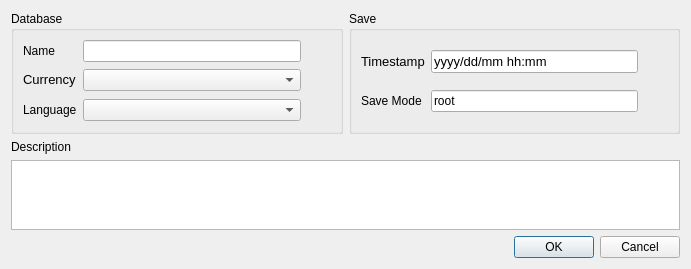
<?xml version="1.0" encoding="UTF-8"?>
<ui version="4.0">
 <class>W_Database_Creator</class>
 <widget class="QDialog" name="W_Database_Creator">
  <property name="geometry">
   <rect>
    <x>0</x>
    <y>0</y>
    <width>691</width>
    <height>268</height>
   </rect>
  </property>
  <property name="windowTitle">
   <string>Dialog</string>
  </property>
  <layout class="QGridLayout" name="gridLayout">
   <item row="0" column="0">
    <widget class="QGroupBox" name="groupBox">
     <property name="title">
      <string>Database</string>
     </property>
     <layout class="QGridLayout" name="gridLayout_2">
      <item row="1" column="0">
       <widget class="QLabel" name="label_2">
        <property name="sizePolicy">
         <sizepolicy hsizetype="Maximum" vsizetype="Maximum">
          <horstretch>0</horstretch>
          <verstretch>0</verstretch>
         </sizepolicy>
        </property>
        <property name="font">
         <font>
          <pointsize>10</pointsize>
         </font>
        </property>
        <property name="text">
         <string>Currency</string>
        </property>
       </widget>
      </item>
      <item row="1" column="2">
       <widget class="QLabel" name="label_5">
        <property name="sizePolicy">
         <sizepolicy hsizetype="Maximum" vsizetype="Preferred">
          <horstretch>0</horstretch>
          <verstretch>0</verstretch>
         </sizepolicy>
        </property>
        <property name="minimumSize">
         <size>
          <width>24</width>
          <height>24</height>
         </size>
        </property>
        <property name="maximumSize">
         <size>
          <width>24</width>
          <height>24</height>
         </size>
        </property>
        <property name="text">
         <string/>
        </property>
        <property name="pixmap">
         <pixmap resource="../resources/icons.qrc">:/assets/franc.svg</pixmap>
        </property>
        <property name="scaledContents">
         <bool>true</bool>
        </property>
        <property name="alignment">
         <set>Qt::AlignmentFlag::AlignCenter</set>
        </property>
       </widget>
      </item>
      <item row="1" column="1">
       <widget class="QComboBox" name="cb_currency">
        <property name="sizePolicy">
         <sizepolicy hsizetype="Minimum" vsizetype="Fixed">
          <horstretch>0</horstretch>
          <verstretch>0</verstretch>
         </sizepolicy>
        </property>
       </widget>
      </item>
      <item row="0" column="0">
       <widget class="QLabel" name="label_6">
        <property name="text">
         <string>Name</string>
        </property>
       </widget>
      </item>
      <item row="0" column="1">
       <widget class="QLineEdit" name="le_name"/>
      </item>
      <item row="2" column="1">
       <widget class="QComboBox" name="cb_language"/>
      </item>
      <item row="2" column="0">
       <widget class="QLabel" name="label_9">
        <property name="text">
         <string>Language</string>
        </property>
       </widget>
      </item>
      <item row="2" column="2">
       <widget class="QLabel" name="label_10">
        <property name="sizePolicy">
         <sizepolicy hsizetype="Maximum" vsizetype="Preferred">
          <horstretch>0</horstretch>
          <verstretch>0</verstretch>
         </sizepolicy>
        </property>
        <property name="minimumSize">
         <size>
          <width>24</width>
          <height>24</height>
         </size>
        </property>
        <property name="maximumSize">
         <size>
          <width>24</width>
          <height>24</height>
         </size>
        </property>
        <property name="text">
         <string/>
        </property>
        <property name="pixmap">
         <pixmap resource="../resources/icons.qrc">:/assets/preferences-desktop-locale.svg</pixmap>
        </property>
        <property name="scaledContents">
         <bool>true</bool>
        </property>
        <property name="alignment">
         <set>Qt::AlignmentFlag::AlignCenter</set>
        </property>
       </widget>
      </item>
     </layout>
    </widget>
   </item>
   <item row="0" column="1">
    <widget class="QGroupBox" name="groupBox_2">
     <property name="title">
      <string>Save</string>
     </property>
     <layout class="QGridLayout" name="gridLayout_3">
      <item row="0" column="0">
       <widget class="QLabel" name="label">
        <property name="sizePolicy">
         <sizepolicy hsizetype="Maximum" vsizetype="Maximum">
          <horstretch>0</horstretch>
          <verstretch>0</verstretch>
         </sizepolicy>
        </property>
        <property name="font">
         <font>
          <pointsize>10</pointsize>
         </font>
        </property>
        <property name="text">
         <string>Timestamp</string>
        </property>
       </widget>
      </item>
      <item row="0" column="2">
       <widget class="QLabel" name="label_4">
        <property name="sizePolicy">
         <sizepolicy hsizetype="Maximum" vsizetype="Preferred">
          <horstretch>0</horstretch>
          <verstretch>0</verstretch>
         </sizepolicy>
        </property>
        <property name="minimumSize">
         <size>
          <width>24</width>
          <height>24</height>
         </size>
        </property>
        <property name="maximumSize">
         <size>
          <width>24</width>
          <height>24</height>
         </size>
        </property>
        <property name="text">
         <string/>
        </property>
        <property name="pixmap">
         <pixmap resource="../resources/icons.qrc">:/assets/preferences-system-time.svg</pixmap>
        </property>
        <property name="scaledContents">
         <bool>true</bool>
        </property>
        <property name="alignment">
         <set>Qt::AlignmentFlag::AlignCenter</set>
        </property>
       </widget>
      </item>
      <item row="1" column="1">
       <widget class="QLineEdit" name="lineEdit">
        <property name="text">
         <string>root</string>
        </property>
        <property name="readOnly">
         <bool>true</bool>
        </property>
       </widget>
      </item>
      <item row="0" column="1">
       <widget class="QLineEdit" name="le_datetime">
        <property name="sizePolicy">
         <sizepolicy hsizetype="Minimum" vsizetype="Maximum">
          <horstretch>0</horstretch>
          <verstretch>0</verstretch>
         </sizepolicy>
        </property>
        <property name="minimumSize">
         <size>
          <width>175</width>
          <height>0</height>
         </size>
        </property>
        <property name="font">
         <font>
          <pointsize>10</pointsize>
         </font>
        </property>
        <property name="text">
         <string>yyyy/dd/mm hh:mm</string>
        </property>
        <property name="alignment">
         <set>Qt::AlignmentFlag::AlignLeading|Qt::AlignmentFlag::AlignLeft|Qt::AlignmentFlag::AlignVCenter</set>
        </property>
        <property name="readOnly">
         <bool>true</bool>
        </property>
       </widget>
      </item>
      <item row="1" column="0">
       <widget class="QLabel" name="label_7">
        <property name="text">
         <string>Save Mode</string>
        </property>
       </widget>
      </item>
     </layout>
    </widget>
   </item>
   <item row="2" column="0" colspan="2">
    <widget class="QTextEdit" name="te_db_description"/>
   </item>
   <item row="1" column="0">
    <widget class="QLabel" name="label_3">
     <property name="text">
      <string>Description</string>
     </property>
    </widget>
   </item>
   <item row="3" column="0" colspan="2">
    <widget class="QDialogButtonBox" name="buttonBox">
     <property name="orientation">
      <enum>Qt::Orientation::Horizontal</enum>
     </property>
     <property name="standardButtons">
      <set>QDialogButtonBox::StandardButton::Cancel|QDialogButtonBox::StandardButton::Ok</set>
     </property>
    </widget>
   </item>
  </layout>
 </widget>
 <resources>
  <include location="../resources/icons.qrc"/>
 </resources>
 <connections>
  <connection>
   <sender>buttonBox</sender>
   <signal>accepted()</signal>
   <receiver>W_Database_Creator</receiver>
   <slot>accept()</slot>
   <hints>
    <hint type="sourcelabel">
     <x>248</x>
     <y>254</y>
    </hint>
    <hint type="destinationlabel">
     <x>157</x>
     <y>274</y>
    </hint>
   </hints>
  </connection>
  <connection>
   <sender>buttonBox</sender>
   <signal>rejected()</signal>
   <receiver>W_Database_Creator</receiver>
   <slot>reject()</slot>
   <hints>
    <hint type="sourcelabel">
     <x>316</x>
     <y>260</y>
    </hint>
    <hint type="destinationlabel">
     <x>286</x>
     <y>274</y>
    </hint>
   </hints>
  </connection>
 </connections>
</ui>
